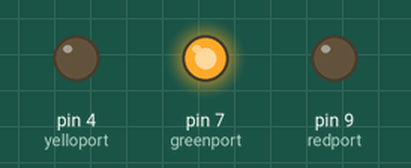
Recording of a sketch running on a simulated Arduino Uno, built with avr-gcc and run on an emulated ATmega328P. On the bench: output pins drawn as LEDs (lit = HIGH).

Above: at 2.5 s.
At 5.5 s:
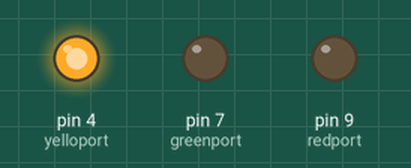
At 8.5 s:
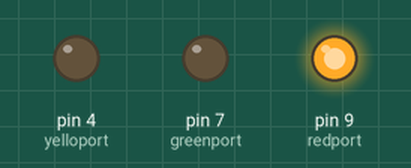
Timing chart, 0 to 15.6 s (numbered marks = the images above):
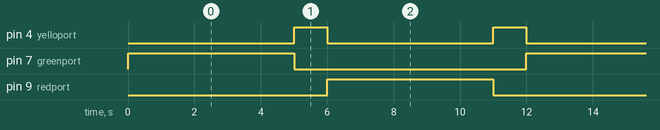

The sketch:

code.ino
```cpp
void setup(){
  pinMode(7, OUTPUT);
  pinMode(4, OUTPUT);
  pinMode(9, OUTPUT);
}

int greenport = 7;
int yelloport = 4;
int redport = 9;

void loop(){
  digitalWrite(greenport, HIGH);
  delay(5000);
  digitalWrite(greenport, LOW);

  digitalWrite(yelloport,HIGH);
  delay(1000);
  digitalWrite(yelloport, LOW);

  digitalWrite(redport,HIGH);
  delay(5000);
  digitalWrite(redport, LOW);

  digitalWrite(yelloport,HIGH);
  delay(1000);
  digitalWrite(yelloport, LOW);

}
```

Measured:
- by itself, pin 4 (yelloport): alternates HIGH for 1.0 s and LOW for 5.0 s
- by itself, pin 7 (greenport), pin 9 (redport): alternates HIGH for 5.0 s and LOW for 7.0 s
- by itself, everything shown: repeats every 12.0 s, in 5 steps
